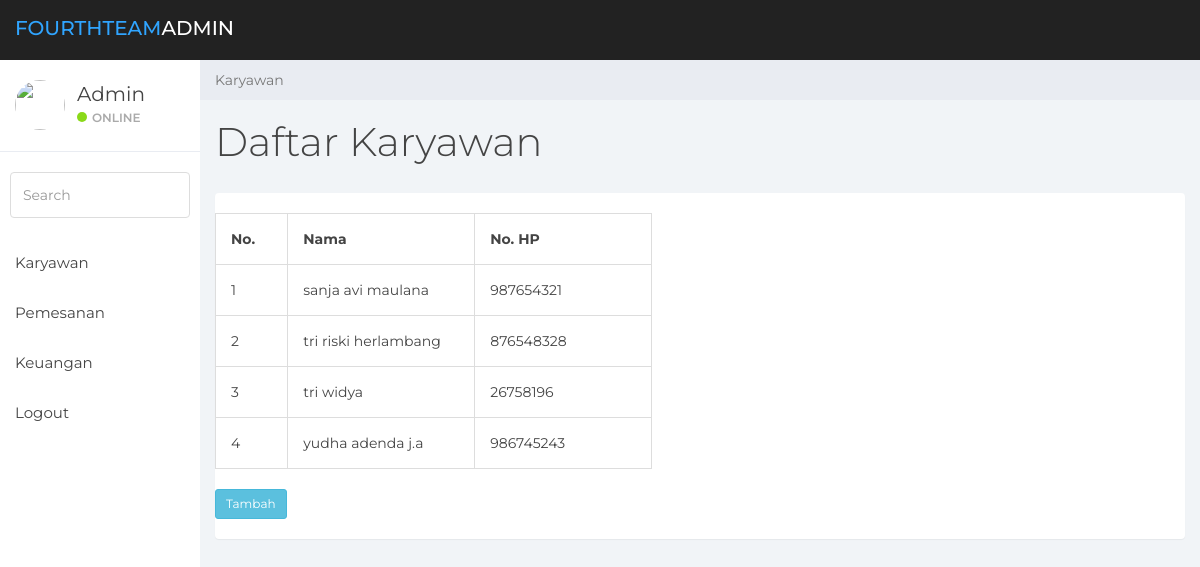
The page /admin/karyawan.php (signed in) on the database its author committed.
### tables this page shows
CREATE TABLE IF NOT EXISTS `karyawan` (
  `id_kar` varchar(5) NOT NULL,
  `pass_kar` varchar(8) NOT NULL,
  `email` varchar(30) NOT NULL,
  `nama` varchar(50) NOT NULL,
  `alamat` varchar(30) NOT NULL,
  `no_hp` int(12) NOT NULL,
  PRIMARY KEY (`id_kar`)
);

### admin/karyawan.php (the view, shortened to what this page needs)
<!DOCTYPE html>
<html>
<head>
	<link href="../admin/css/bootstrap.min.css" rel="stylesheet">
	<link href="../admin/css/font-awesome.min.css" rel="stylesheet">
	<link href="../admin/css/styles.css" rel="stylesheet">
</head>
<body>
	<nav class="navbar navbar-custom navbar-fixed-top" role="navigation">
		<div class="container-fluid">
			<div class="navbar-header">
				<a class="navbar-brand" href="#"><span>FourthTeam</span>Admin</a>
			</div>
		</div>
	</nav>
	<div id="sidebar-collapse" class="col-sm-3 col-lg-2 sidebar">
		<div class="profile-sidebar">
			<div class="profile-userpic">
				<img src="../img/administrator.png" width="50px" height="50px" class="img-responsive" alt="">
			</div>
			<div class="profile-usertitle">
				<div class="profile-usertitle-name">Admin</div>
				<div class="profile-usertitle-status"><span class="indicator label-success"></span>Online</div>
			</div>
		</div>
		<form role="search">
			<div class="form-group">
				<input type="text" class="form-control" placeholder="Search">
			</div>
		</form>
		<ul class="nav menu">
			<li><a href="karyawan.php">Karyawan</a></li>
			<li><a href="pemesanan.php">Pemesanan</a></li>
			<li><a href="keuangan.php">Keuangan</a></li>
			<li><a href="logout_admin.php">Logout</a></li>
		</ul>
	</div>
	<div class="col-sm-9 col-sm-offset-3 col-lg-10 col-lg-offset-2 main">
		<div class="row">
			<ol class="breadcrumb">
				<li class="active">Karyawan</li>
			</ol>
		</div>
		<div class="row">
			<div class="col-lg-12">
				<h1 class="page-header">Daftar Karyawan</h1>
			</div>
		</div>
		<div class="panel panel-container">
			<form method="post" action="#">
				<table border="1">
				   	<tr>
				  		<th width="5%">No.</th>
				  		<th width="20%">Nama</th>
				   		<th width="20%">No. HP</th>
				   	</tr>
				   	<?php
							$sql = "select * from karyawan";
							$hasil = mysql_query($sql);
					$no=1;
					while ($data = mysql_fetch_array($hasil)){
						echo "
							<tr>
								<td>$no</td>
								<td>".$data['nama']."</td>
								<td>".$data['no_hp']."</td>
							</tr>";
						$no++;
					}
				   	?>
			    </table>
			</form><br/>
			<button type="button" class="btn btn-sm btn-info">Tambah</button>
			<p><br/>
		</div>
</body>
</html>

### admin/css/styles.css (style rules this page uses)
body { background: #f1f4f7; padding-top: 60px; font-size: 14px; color: #444444; font-family: "Montserrat", "Helvetica Neue", Helvetica, Arial, sans-serif; }
p { color: #777; }
a, a:hover, a:focus { color: #30a5ff; }
h1, h2, h3, h4, h5, h6 { color: #444444; }
h1 { font-weight: 300; font-size: 40px; }
input.form-control { border: 1px solid #ddd; box-shadow: none; height: 46px; }
.navbar-custom { background: #222; height: 60px; }
.navbar-header .navbar-brand { color: #fff; font-size: 20px; text-transform: uppercase; font-weight: 500; height: 60px; padding-top: 18px; }
.navbar-header .navbar-brand span { color: #30a5ff; }
.label-success { background-color: #8ad919; }
.panel { border: 0; }
.panel-container { padding-top: 20px; }
.navbar { border: 0; }
.sidebar { display: block; padding: 0; display: none; box-shadow: none; background: #fff; }
.sidebar ul { margin: 20px 0px; }
.sidebar form { padding: 10px 0 0 0; margin: 10px 10px 20px 10px; }
@media (min-width: 768px) { .sidebar { display: block; position: fixed; top: 60px; bottom: 0; left: 0; z-index: 1000; display: block; margin: 0; padding: 0; overflow-x: hidden; overflow-y: auto; } }
@media (min-width: 768px) { .navbar-header { width: 100%; } }
.sidebar ul.nav li a { height: 50px; font-size: 15px; line-height: 2em; color: #444444; }
.profile-sidebar { padding: 10px 0; border-bottom: 1px solid #e9ecf2; }
.indicator { width: 10px; height: 10px; display: inline-block; border-radius: 9999px; margin-right: 5px; }
.profile-userpic img { float: left; margin: 10px 0px 0px 15px; width: 50px; height: 50px; border-radius: 9999px !important; }
.profile-usertitle { float: left; text-align: left; margin: 10px 0 0 12px; }
.profile-usertitle-name { font-size: 20px; margin-bottom: 0px; }
.profile-usertitle-status { text-transform: uppercase; color: #AAA; font-size: 12px; font-weight: 600; margin-bottom: 15px; }
.breadcrumb { border-radius: 0; padding: 10px 15px 10px 15px; background: #e9ecf2; margin: 0; }
h1.page-header { margin-top: 20px; border-bottom: 0; }

### admin/karyawan.php (style rules this page uses)
table, td, th { border: 1px solid #ddd; text-align: left; }
table { border-collapse: collapse; width: 45%; }
th, td { padding: 15px; }

### rows shown on the page
karyawan: nama "sanja avi maulana", no_hp "987654321"
karyawan: nama "tri riski herlambang", no_hp "876548328"
karyawan: nama "tri widya", no_hp "26758196"
karyawan: nama "yudha adenda j.a", no_hp "986745243"
